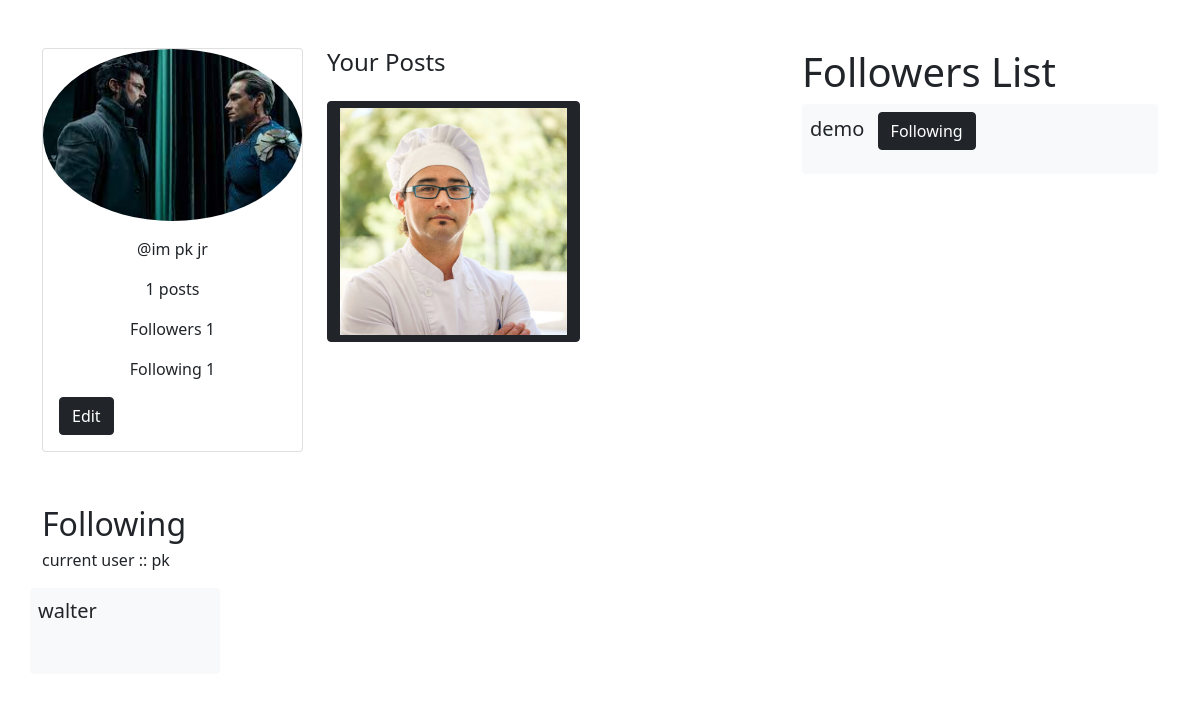
The app's page /user-profile/a2fb21c9-af62-4463-8d07-4151fd2eb0c9 (signed in) with its own data.
### instagramApp/models.py (models this page shows, shortened)
class UserProfileModel(models.Model):
    GENDER = [
        ("Male", "Male"), ("Female", "Female"), ("Others", "Others")
    ]
    username = models.OneToOneField(
        CustomUser, on_delete=models.CASCADE)
    user = models.CharField(max_length=3000)
    uuid = models.CharField(
        unique=True, default=uuid.uuid4(), max_length=36, primary_key=True)
    profile_img = models.ImageField(
        upload_to="user_profile/", default="uploads/boys.jpg")
    bio = models.TextField(max_length=1000)
    website = models.URLField(max_length=1000, null=True, blank=True)
    gender = models.CharField(choices=GENDER, max_length=30)
    def __str__(self):
        return str(self.username.username)

class UserFollowerModel(models.Model):
    username = models.ForeignKey(UserProfileModel, on_delete=models.CASCADE)
    followers = models.ForeignKey(
        UserProfileModel, on_delete=models.CASCADE, related_name="followers", null=True, blank=True)
    following = models.ForeignKey(
        UserProfileModel, on_delete=models.CASCADE, related_name="followinig", null=True, blank=True)
    def __str__(self):
        return str(self.followers)

class UserPostModel(models.Model):
    username = models.ForeignKey(
        UserProfileModel, on_delete=models.CASCADE, related_name="userpostmodel")
    title = models.CharField(max_length=500)
    caption = models.TextField()
    slug = models.SlugField(unique=True, blank=True, null=True)
    image = models.ImageField(upload_to="uploads/")

### instagramAuth/models.py (models this page shows, shortened)
class CustomUser(AbstractUser):
    id = models.UUIDField(unique=True, default=uuid.uuid4(), primary_key=True)
    username = models.CharField(max_length=300)
    email = models.EmailField(unique=True)
    phone_number = models.PositiveIntegerField()
    USERNAME_FIELD = "email"
    REQUIRED_FIELDS = ["phone_number"]
    objects = UserManager()

### instagramAuth/views.py (the view)
class UserProfileView(LoginRequiredMixin, DetailView):
    login_url = "login"
    model = UserProfileModel
    context_object_name = "showuserprofile"
    template_name = "user_auth/show_user_profile.html"
    pk_url_kwarg = "uuid"
    def get_context_data(self, **kwargs: Any):
        context = super().get_context_data(**kwargs)
        getUserID = self.kwargs.get("uuid")
        post_data = get_object_or_404(
            UserProfileModel, uuid=self.request.user.userprofilemodel.uuid)
        context["postcount"] = UserPostModel.objects.filter(
            username=post_data).count()
        context["followercount"] = UserFollowerModel.objects.filter(
            followers__in=[post_data])
        context["followingcount"] = UserFollowerModel.objects.filter(
            following=post_data)
        print("my followers : ", context["followercount"])
        print("my following : ", context["followingcount"])
        context["specificuserpost"] = UserPostModel.objects.filter(
            username=post_data)
        return context

### templates/user_auth/show_user_profile.html
{% extends 'main/base.html' %} {% block content %}
<div class="container">
  <div class="row">
    <div class="col-lg-3 col-md-4 col-sm-12">
      <div class="card mt-5">
        <img
          src="{{showuserprofile.profile_img.url}}"
          class="card-img-top rounded-circle"
          alt="Profile Picture" />
        <div class="card-body">
          <p class="card-text text-center">@{{showuserprofile.user}}</p>
          <div class="text-center">
            <p class="card-text">{{postcount}} posts</p>
            <p class="card-text">
              Followers {{ showuserprofile.followers.all | length }}
            </p>
            <p class="card-text">Following {{followingcount | length }}</p>
          </div>
          <a
            href="{% url 'update-profile' showuserprofile.uuid %}"
            class="btn btn-dark mt-3"
            >Edit</a
          >
        </div>
      </div>
    </div>
    <div class="col-lg-5 col-md-8 col-sm-12">
      <h4 class="mt-5 mb-4">Your Posts</h4>
      {% for j in specificuserpost %}
      <div class="row mb-4">
        <div class="col-lg-7 col-md-7 col-sm-12">
          <a href="{% url 'update-post' j.pk %}" class="btn btn-dark">
            <img src="{{j.image.url}}" class="img-fluid" alt="Post Image" />
          </a>
        </div>
      </div>
      {% endfor %}
    </div>
    <div class="col-lg-4 col-md-12 col-sm-12 mt-5">
      <h1>Followers List</h1>
      {% for i in showuserprofile.followers.all %}
      <div class="rounded p-2 mb-3 bg-light">
        <p class="fs-5">
          <a class="text-decoration-none text-dark">{{i.username}} </a
          ><button class="btn btn-dark mx-2">Following</button>
        </p>
      </div>
      {% endfor %}
    </div>
    <div class="col-lg-2 col-md-12 col-sm-12 mt-5 fs-2">Following</div>
    <p class="col-12">current user :: {{request.user.username}}</p>
    {% for i in followingcount %}
    <div class="col-lg-2 col-md-3 col-sm-6 rounded p-2 mb-3 bg-light">
      <p class="fs-5">
        <a class="text-decoration-none text-dark">{{i}}
        </a>
      </p>
      <br>
    </div>
    {% endfor %} <br>
  </div>
</div>
{% endblock %}

### records on screen
UserProfileModel: profile_img (picture), user "im pk jr", followers.all|length "1"
UserPostModel: image (picture)
UserFollowerModel: username "demo"
CustomUser: user.username "pk"
UserFollowerModel: followers.username "walter"

### other values on screen
{{ postcount }} "1"
{{ followingcount | length }} "1"
